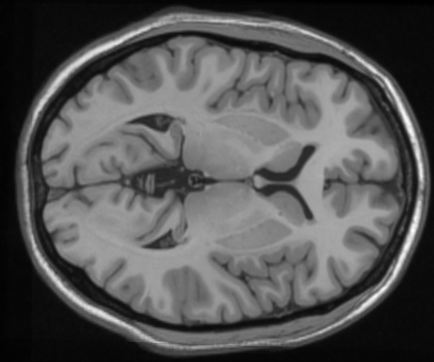
#> input picture Data/brain0.png, 434 x 362 px, found by its file name; its folder holds only this picture in this run
$ python morphology_geodesic.py
#> lines starting #> are read from the running program, lines starting #| are printed output that depends on the picture; after the words box and inside, x2 and y2 are one past the last pixel; in counts of white or black regions, pixels touching at a corner belong together
from tkinter.tix import Balloon
import numpy as np
import os
from os import listdir
from os.path import isfile, join
from copy import deepcopy
from scipy.linalg import norm
from scipy.spatial.distance import cdist
import matplotlib.pyplot as plt
import scipy.io
import cv2
import skfuzzy as fuzz

from skimage.util import img_as_float

from skimage.filters import gaussian
from skimage.segmentation import active_contour


from skimage.segmentation import (morphological_chan_vese,
                                  checkerboard_level_set,morphological_geodesic_active_contour,inverse_gaussian_gradient)

from skimage.filters import threshold_multiotsu

IMG_PATH = '/Users/kevin/Downloads/cv/FinalAssignment/Data'
files = [f for f in listdir(IMG_PATH) if isfile(join(IMG_PATH, f))] # read all files in IMG_PATH

def store_evolution_in(lst):
    """Returns a callback function to store the evolution of the level sets in
    the given list.
    """

    def _store(x):
        lst.append(np.copy(x))

    return _store


for file in files:
    target_img_path = os.path.join(IMG_PATH,file)
    if(target_img_path.endswith('.png')):
        image = cv2.imread(target_img_path, cv2.IMREAD_GRAYSCALE)
#> image is the input picture: shape (362, 434); min 0, max 255, mean 84.7
        backup_img = deepcopy(image)
        # init_ls = checkerboard_level_set(image.shape, 6)
        # List with intermediate results for plotting the evolution
        evolution = []
        callback = store_evolution_in(evolution)
        image = img_as_float(image)
        gradient = inverse_gaussian_gradient(image)
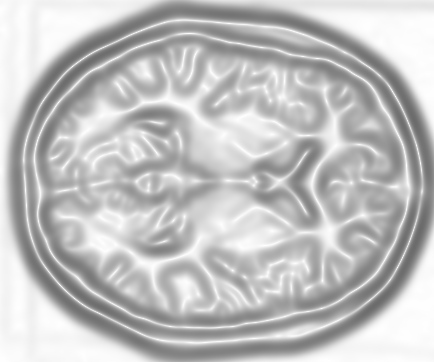
#> gradient: shape (362, 434) float64; min 0.42, max 1, mean 0.753
        init_ls = np.zeros(image.shape, dtype=np.int8)
        init_ls[10:-10, 10:-10] = 1
        ls = morphological_geodesic_active_contour(gradient, num_iter=35, init_level_set=init_ls,
                                    smoothing=3, balloon=-10,iter_callback=callback)
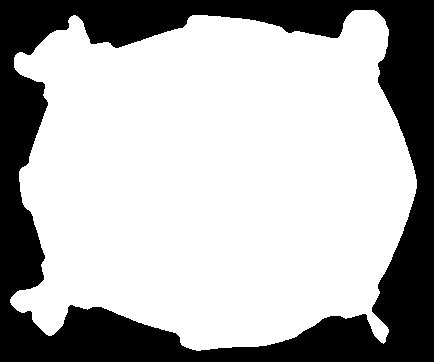
#> ls: shape (362, 434) int8; values 0 (black) and 1 (white), 69.7% white; 1 black region, box (x1, y1, x2, y2) and area: (0, 0, 434, 362) 47630
        evolution = np.array(evolution)

        plt.imshow(ls)
        plt.show()
